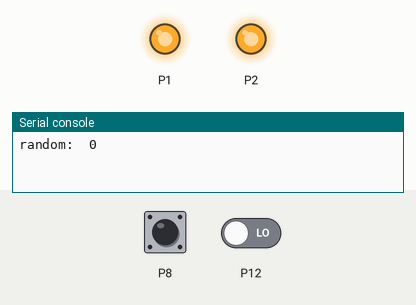
Bench run of a program on a simulated BBC micro:bit running MicroPython. Parts: output pins drawn as LEDs (lit = HIGH), the last lines printed to the serial console. The test bench sets the inputs (shaded band); at power-on: P8 LOW, P12 LOW. Random numbers come from a fixed seed.

Above: at 0.1 s.
At 1.2 s:
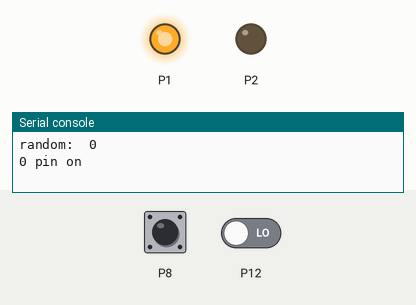
1.3 s: P8 pulled HIGH for 3 s
At 3.3 s:
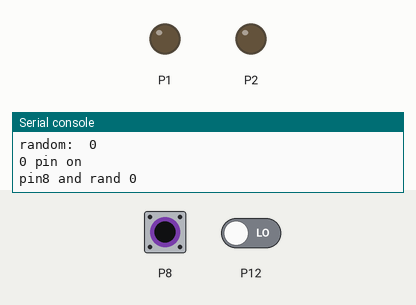
Timing chart, 0 to 14.8 s (numbered marks = the images above; inputs shaded):
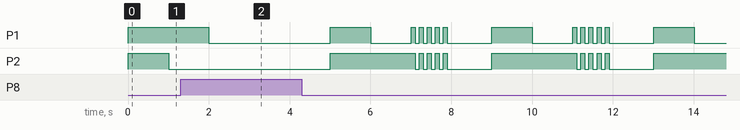

Measured:
- by itself, P1: repeats every 4.0 s: HIGH 1.0 s, LOW 1.0 s, 4 × (HIGH 0.10 s, LOW 0.10 s), HIGH 0.10 s, LOW 1.1 s

The program:

rgb1.py
```python
from microbit import *
import random
display.clear()
pins=[pin1,pin2]


while True:
    rand=random.getrandbits(1)
    pins[0].write_digital(1)
    pins[1].write_digital(1)
    print("random: ", rand)
    sleep(1000)
    pins[0].write_digital(0)
    pins[1].write_digital(0)
    pins[rand].write_digital(1)
    print(rand, "pin on")
    sleep(1000)
    if pin8.read_digital()==1 and rand==0:
        pins[0].write_digital(0)
        print("pin8 and rand 0")
        sleep(3000)
    elif pin12.read_digital()==1 and rand==1:
        pins[1].write_digital(0)
        print("pin12 and rand 1")
        sleep(3000)
    else:
        for i in range(5):
            pins[0].write_digital(1)
            pins[1].write_digital(1)
            sleep(100)
            pins[0].write_digital(0)
            pins[1].write_digital(0)
            sleep(100)
        sleep(1000)
```
